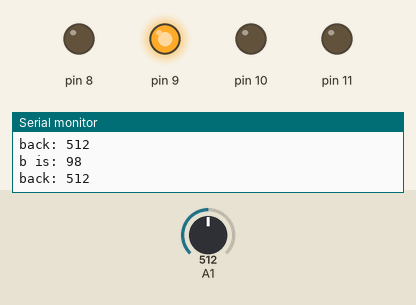
Simulated run of this sketch. Board: Arduino Uno, built with avr-gcc and run on an emulated ATmega328P. Parts: output pins drawn as LEDs (lit = HIGH), the last lines printed to the serial monitor. Dashed ring = blinking. The test bench sets the inputs (shaded band); at power-on: A1 = 512.

Above: at 1.3 s.
1.4 s: A1 set to 0
At 1.85 s:
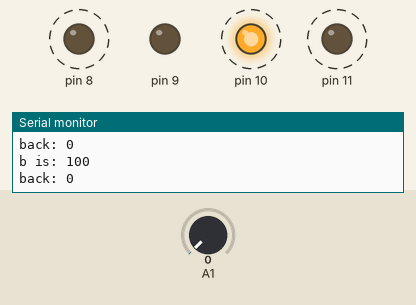
4.4 s: A1 set to 2
At 4.76 s:
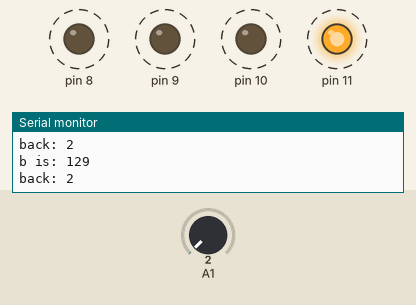
7.4 s: A1 set to 5
At 9.4 s:
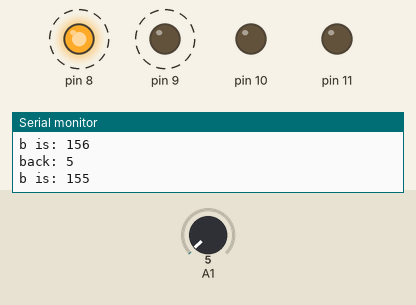
Timing chart, 0 to 16.4 s (numbered marks = the images above; inputs shaded):
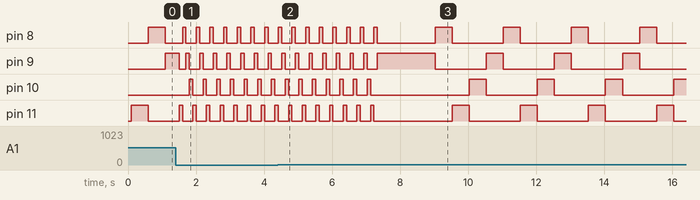

Measured:
- the behaviour switches between 3 and 4 on A1 (found by bisection; images 2 and 3)
- after the input at 1.4 s, pin 10: alternates HIGH for 0.10 s and LOW for 0.30 s, starting after 0.40 s
- after the input at 7.4 s, pin 8, pin 9: alternates HIGH for 0.50 s and LOW for 1.5 s, starting after 1.6 s; pin 10: alternates HIGH for 0.50 s and LOW for 1.5 s, starting after 2.6 s; pin 11: alternates HIGH for 0.50 s and LOW for 1.5 s, starting after 2.1 s
- by itself, pin 8, pin 9, pin 11: alternates HIGH for 0.10 s and LOW for 0.30 s

The sketch:

chair_proto.ino
```cpp
void setup() {
  // put your setup code here, to run once:
  Serial.begin(9600);
  pinMode(8,OUTPUT);
  pinMode(9,OUTPUT);
  pinMode(10,OUTPUT);
  pinMode(11,OUTPUT);

}
int a,b=100,c;
void loop() {
  // put your main code here, to run repeatedly:
c=analogRead(A0);
Serial.print("seat: ");
Serial.println(c);
if(c>4)
{
while(1){
a=analogRead(A1);
Serial.print("back: ");
Serial.println(a);
if(a<4){
  digitalWrite(8, HIGH);
  digitalWrite(9, LOW);
  digitalWrite(10, LOW);
  digitalWrite(11, LOW);
  delay(100);
  b=b+1;
  Serial.print("b is: ");
  Serial.println(b);}
else if(a>10){
  delay(100);
  digitalWrite(8, LOW);
  digitalWrite(9, LOW);
  digitalWrite(10, LOW);
  digitalWrite(11, HIGH);
  delay(400);
  b=b-1;
  Serial.print("b is: ");
  Serial.println(b);}
else{
  delay(1000);
  to90();
  break;
}
a=analogRead(A1);
Serial.print("back: ");
Serial.println(a);
if(a<4){
  digitalWrite(8, LOW);
  digitalWrite(9, HIGH);
  digitalWrite(10, LOW);
  digitalWrite(11, LOW);
  delay(100);
  b=b+1;
  Serial.print("b is: ");
  Serial.println(b);}
else if(a>10){
  delay(100);
  digitalWrite(8, HIGH);
  digitalWrite(9, LOW);
  digitalWrite(10, LOW);
  digitalWrite(11, LOW);
  delay(400);
  b=b-1;
  Serial.print("b is: ");
  Serial.println(b);}
else{
  delay(1000);
  to90();
  break;
}
a=analogRead(A1);
Serial.print("back: ");
Serial.println(a);
if(a<4){
  digitalWrite(8, LOW);
  digitalWrite(9, LOW);
  digitalWrite(10, HIGH);
  digitalWrite(11, LOW);
  delay(100);
  b=b+1;
  Serial.print("b is: ");
  Serial.println(b);}
else if(a>10){
  delay(100);
  digitalWrite(8, LOW);
  digitalWrite(9, HIGH);
  digitalWrite(10, LOW);
  digitalWrite(11, LOW);
  delay(400);
  b=b-1;
  Serial.print("b is: ");
  Serial.println(b);}
else{
  delay(1000);
  to90();
  break;
}
a=analogRead(A1);
Serial.print("back: ");
Serial.println(a);
if (a<4){
  digitalWrite(8, LOW);
  digitalWrite(9, LOW);
  digitalWrite(10, LOW);
  digitalWrite(11, HIGH);
  delay(100);
  b=b+1;
  Serial.print("b is: ");
  Serial.println(b);}
else if(a>10){
  delay(100);
  digitalWrite(8, LOW);
  digitalWrite(9, LOW);
  digitalWrite(10, HIGH);
  digitalWrite(11, LOW);
  delay(400);
  Serial.print("b is: ");
  Serial.println(b);}
else{
  delay(1000);
  to90();
  break;
}
}
}
else{
  to90();
}
}
void to90()
{
  while(b!=100)
  {
    if(b<100)
    {
      if(b%4==0){
         delay(100);
         digitalWrite(8, LOW);
         digitalWrite(9, LOW);
         digitalWrite(10, LOW);
         digitalWrite(11, HIGH);
         delay(400);
         b=b-1;
         Serial.print("b is: ");
  Serial.println(b);
      }
      else if(b%4==1)
      {
        delay(100);
        digitalWrite(8, HIGH);
        digitalWrite(9, LOW);
        digitalWrite(10, LOW);
        digitalWrite(11, LOW);
        delay(400);
        b=b-1;
        Serial.print("b is: ");
  Serial.println(b);
      }
      else if(b%4==2)
      {
        delay(100);
        digitalWrite(8, LOW);
        digitalWrite(9, HIGH);
        digitalWrite(10, LOW);
        digitalWrite(11, LOW);
        delay(400);
        b=b-1;
        Serial.print("b is: ");
  Serial.println(b);
      }
      else if(b%4==3)
      {
        delay(100);
        digitalWrite(8, LOW);
        digitalWrite(9, LOW);
        digitalWrite(10, HIGH);
        digitalWrite(11, LOW);
        delay(400);
        b=b-1;
        Serial.print("b is: ");
  Serial.println(b);
      }
    }
    else
    {
      if(b%4==0){
         delay(100);
         digitalWrite(8, LOW);
         digitalWrite(9, HIGH);
         digitalWrite(10, LOW);
         digitalWrite(11, LOW);
         delay(400);
         b=b-1;
         Serial.print("b is: ");
  Serial.println(b);
      }
      else if(b%4==1)
      {
        delay(100);
        digitalWrite(8, LOW);
        digitalWrite(9, LOW);
        digitalWrite(10, HIGH);
        digitalWrite(11, LOW);
        delay(400);
        b=b-1;
        Serial.print("b is: ");
  Serial.println(b);
      }
      else if(b%4==2)
      {
        delay(100);
        digitalWrite(8, LOW);
        digitalWrite(9, LOW);
        digitalWrite(10, LOW);
        digitalWrite(11, HIGH);
        delay(400);
        b=b-1;
        Serial.print("b is: ");
  Serial.println(b);
      }
      else if(b%4==3)
      {
        delay(100);
        digitalWrite(8, HIGH);
        digitalWrite(9, LOW);
        digitalWrite(10, LOW);
        digitalWrite(11, LOW);
        delay(400);
        b=b-1;
        Serial.print("b is: ");
  Serial.println(b);
      }
    }
  }
}
```
